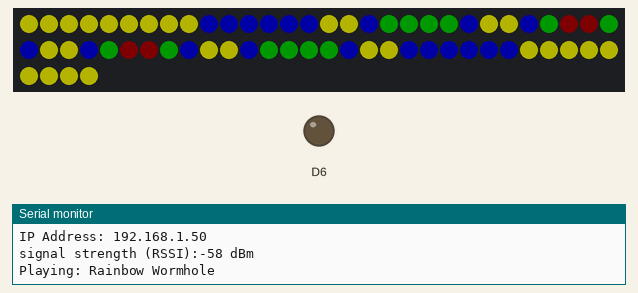
This sketch was run on a simulated Arduino MKR. On the bench: 64 RGB LEDs in strip order, left to right, continuing on the next row, output pins drawn as LEDs (lit = HIGH), the last lines printed to the serial monitor. Dim RGB values are drawn brighter than linear; WiFi joins after 1.5 s; servers stay silent unless stated; uploads are accepted with an empty reply; random numbers use the default seed unless the sketch sets one.

Above: at 11.8 s.
At 15.0 s:
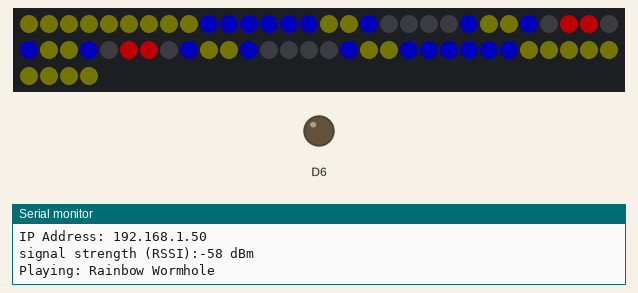
At 17.2 s:
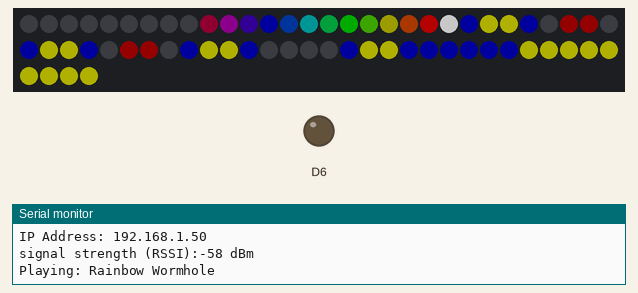
At 18.1 s:
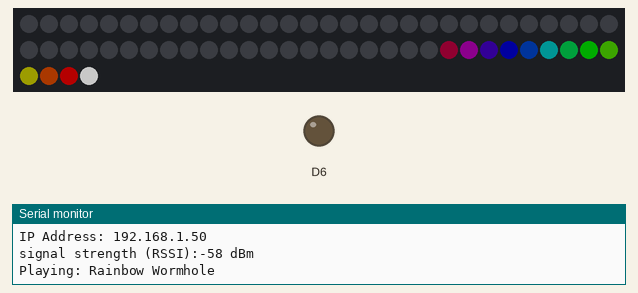
At 29.37 s:
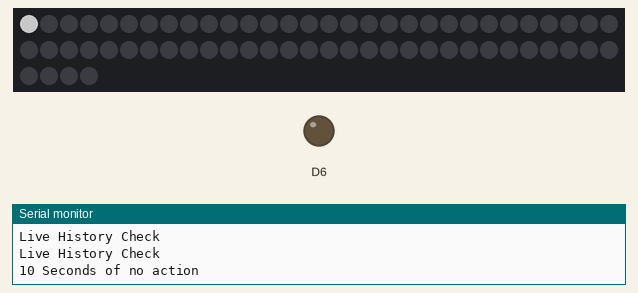
At 30.6 s:
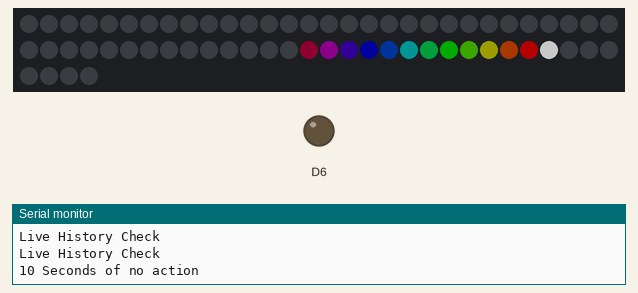

The sketch:

ArdAyte1.2.ino
```cpp
#include <Adafruit_NeoPixel.h>
#ifdef __AVR__
#include <avr/power.h>
#endif
#define PIN            12
#define NUMPIXELS      64
#include <SPI.h>
#include <WiFi101.h>
Adafruit_NeoPixel pixels = Adafruit_NeoPixel(NUMPIXELS, PIN, NEO_GRB + NEO_KHZ800);
WiFiClient client;

static char ssid[] = "2WIRE648";
static char pass[] = "3519464889";
int keyIndex = 0;
int status = WL_IDLE_STATUS;
const char server[] = "pubsub.pubnub.com";    // name address for openweathermap (using DNS)

String oldAyte = "initial";
String displayedAyte;
String oldGal = "initial";
String galAyte;
String text;
String timeStamp = "0";
long int missedUpdateCheck;
long int action;
long int danceTime;
long int galUpdate;
long int galUpdateInterval = 5000;
int endResponse = 0;
int cnt = 0;
int stage = 0;
boolean pixelChat = true;
boolean led6State = true;
boolean checking = false;
boolean startJson = false;
boolean recentAction = true;
boolean blank = true;
boolean galCheck = true;
boolean showOld = false;

//web rgb *0.4, rounded down...
const char r[]={  15,200, 20, 85,  0,   40, 70, 40,130, 100,  10, 40,100, 25, 95,  0 };
const char g[]={  15,200, 40, 75, 70,   40, 20, 20, 0,  40,   70, 25, 70, 25, 120, 0 };
const char b[]={  15,200,100, 11,  0,   40, 15, 70, 0,  0,    70, 15, 80, 40, 25,  0 };

void setup(){
  Serial.begin(115200);
  #if defined (__AVR_ATtiny85__)
  if (F_CPU == 16000000) clock_prescale_set(clock_div_1);
  #endif
  pinMode(6, OUTPUT);
  pixels.begin();

  while ( status != WL_CONNECTED) {
    Serial.print("Attempting connect to SSID..."); Serial.println(ssid); status = WiFi.begin(ssid, pass);
    delay(10000);
  }
  printWifiStatus();
  httpRequest("history"); //TURN BACK INTO ONE!!!
  rainbowWormHole(5000);
  rainbowWipe(20);
  delay(50);
  parseAyte("live");
  missedUpdateCheck = millis();
  action = millis();
  galUpdate = millis();
}


//----------VOID LOOP----------VOID LOOP----------VOID LOOP----------VOID LOOP----------VOID LOOP----------//
void loop (){
  livePixelChat(5);

//  if (!checking && pixelChat) {
//    if (oldAyte != displayedAyte){ Serial.println("---!!!   NEW LIVE AYTE   !!!---");
//      Serial.print("oldAyte:       "); Serial.println(oldAyte);
//      Serial.print("displayedAyte: "); Serial.println(displayedAyte);
//      recentAction = true;
//      missedUpdateCheck = millis();
//      galUpdate = millis();
//      action = millis();
//      stage = 0;
//      //galUpdateInterval = 1000;
//
//    }
//    digitalWrite(6, led6State); led6State = true ? !led6State : false;
//    httpRequest("0");
//    if (timeStamp == ""){ Serial.println("____no TimeStamp___");
//      httpRequest("0"); //delay(50);
//    }
//    httpRequest(timeStamp); //delay(50);
//    oldAyte = displayedAyte;
//    displayedAyte = "";
//  }
//
//  if (pixelChat) { parseAyte("live"); }

  if (millis() - danceTime > 200 && stage == 1){
    randomPixelDanceHalfCourt(200); danceTime = millis();
  }

  if (millis() - galUpdate > galUpdateInterval && galCheck) { Serial.println("Most Recent Gallery Post");
    GalCheck();
    //galUpdateInterval = 1000;
    galUpdate = millis();
  }

  if (millis() - action > 10000 && stage == 0) { Serial.println("10 Seconds of no action");
    rainbowWipe(20);
    //galCheck = false;
    stage = 1;
    galUpdate = millis();
  }

  if (millis() - action > 25000){ Serial.println("25 Sec reset");
    rainbowWipe(20);
    stage = 0;
    danceTime = millis();
    action = millis();
    recentAction = true;
    showOld = true;
    galUpdate = millis();
    missedUpdateCheck = millis();
  }

//  if (millis() - missedUpdateCheck > 2500) { Serial.println("Live History Check");
//    httpRequest("history"); delay(50);
//    missedUpdateCheck = millis();
//  }

}

void livePixelChat(int seconds){ Serial.print("Seconds of ayte stream: "); Serial.println(seconds);
  long int playFor = millis();
  while(millis() - playFor < seconds*1000){
    if (!checking && pixelChat) {
      if (oldAyte != displayedAyte){ Serial.println("---!!!   NEW LIVE AYTE   !!!---");
        Serial.print("oldAyte:       "); Serial.println(oldAyte);
        Serial.print("displayedAyte: "); Serial.println(displayedAyte);
        recentAction = true;
        playFor = millis();


        //missedUpdateCheck = millis();
        //galUpdate = millis();
        //action = millis();
        //playFor = millis();
        //stage = 0;
        //galUpdateInterval = 1000;

      }
      digitalWrite(6, led6State); led6State = true ? !led6State : false;
      httpRequest("0");
      if (timeStamp == ""){ Serial.println("____no TimeStamp___");
        httpRequest("0"); //delay(50);
      }
      httpRequest(timeStamp); //delay(50);
      oldAyte = displayedAyte;
      displayedAyte = "";
    }

    if (pixelChat) { parseAyte("live"); }

    if (millis() - missedUpdateCheck > 1000) { Serial.println("Live History Check");
      httpRequest("history"); delay(50);
      missedUpdateCheck = millis();
    }
  }

}

void GalCheck(){
  httpRequest("gal");
  recentAction = true;
  //if ((oldGal != galAyte) || showOld){ rainbowWipe(20); }
  long int galDelay = millis();
  while(millis() - galDelay < 500){ //50 didn't work...check with cnt count.
    parseAyte("gal");
  }
  if ((oldGal != galAyte) || showOld){  pixels.show(); }
  Serial.print("galAyte:       "); Serial.println(galAyte);
  Serial.print("oldGal:       "); Serial.println(oldGal);
  oldGal = galAyte; galAyte = ""; showOld = false;
}

// ------------------------------------------------------------------------------------------------------------
//
// delay's to remove and test...1(inside new timestamp grab)...2()...3()...
// IDEA the strange thing with displayAyte getting removed... maybe ALSO have a BOOL to check that the 64 char were reached...?
// So... we could say different & 64!

void parseAyte(String ayte){ char c = 0;
  if (client.available()) {
    c = client.read();
    if (c == '{') { startJson = true; }
    if (startJson == true) {
      text += c;
      int x = c-65; //65-to-90 is the upperCase Alphabit ASCII
      if (c+0 >= 64 && c+0 <= 90){
        if(ayte == "live"){ displayedAyte += c; }
        if(ayte == "gal"){ galAyte += c; }
        if (recentAction){ pixels.setPixelColor(cnt, pixels.Color(r[x],g[x],b[x])); }
        cnt+=1;
        if (cnt >= 64){
          client.flush();
          if (recentAction){
            if (ayte != "gal") { pixels.show(); }
            recentAction = false; blank = false;
          }
          text = ""; startJson = false; checking = false; cnt=0;
        }
      }
    }
  }
}

void httpRequest(String timeState) { // this method makes a HTTP connection to the server:
  checking = true;
  client.stop();
  if (client.connect(server, 80)) {
    if(timeState == "gal"){ //Serial.println("gallery request");
      client.println("GET /history/sub-c-f0907bae-1ab6-11e6-9f24-02ee2ddab7fe/gallery1/0/1 HTTP/1.1"); }
    else if (timeState == "history"){ //Serial.println("Live History request");
      client.println("GET /history/sub-c-b3fbc6fa-0bf5-11e6-a8fd-02ee2ddab7fe/1b/0/1 HTTP/1.1"); }
    else { //Serial.println("else 0 or timeStamp request");
      client.println("GET /subscribe/sub-c-b3fbc6fa-0bf5-11e6-a8fd-02ee2ddab7fe/1b/0/" + timeState + " HTTP/1.1"); }
    client.println("Host: pubsub.pubnub.com");
    client.println("User-Agent: ArduinoWiFi/1.1");
    client.println("Connection: close");
    client.println();
  }
  else {
    Serial.println("connection failed");
  }
  if(timeState == "0"){
    char c = 0;
    timeStamp = "";
    delay(50);
    for (int j = 0; j < 1000; j++){//this isn't tieing up because you put a break in....
      c = client.read();
      if (c == '['){
        for (int i = 0; i < 4; i++){ c = client.read(); }
        for (int i = 0; i < 17; i++){
          c = client.read();
          timeStamp += c;
          if (c == ']'){ break;}
        }
      }
    }
    missedUpdateCheck = millis();
    checking = false;
  }
}

void printWifiStatus() { Serial.print("SSID: ");Serial.println(WiFi.SSID());IPAddress ip = WiFi.localIP();
Serial.print("IP Address: "); Serial.println(ip);long rssi = WiFi.RSSI();
Serial.print("signal strength (RSSI):");Serial.print(rssi); Serial.println(" dBm");}

void solid(int r, int g, int b){
  for (int i = 0; i < 64; i++){
    pixels.setPixelColor(i, pixels.Color(r,g,b));
  }
  pixels.show();
}

//---------------------------------------------------------------------------------------------------------//
//----------          ANIMATIONS                                                                 ----------//
//---------------------------------------------------------------------------------------------------------//
void rainbowWipe(int d){
  for (int i = 0; i < 77; i++){
      pixels.setPixelColor(i, pixels.Color(100,100,100));
      pixels.setPixelColor(i-1, pixels.Color(64,0,0)); pixels.setPixelColor(i-2, pixels.Color(45,15,0));
      pixels.setPixelColor(i-3, pixels.Color(28,28,0)); pixels.setPixelColor(i-4, pixels.Color(14,38,0));
      pixels.setPixelColor(i-5, pixels.Color(0,48,0)); pixels.setPixelColor(i-6, pixels.Color(0,32,12));
      pixels.setPixelColor(i-7, pixels.Color(0,20,20)); pixels.setPixelColor(i-8, pixels.Color(0,9,27));
      pixels.setPixelColor(i-9, pixels.Color(0,0,32)); pixels.setPixelColor(i-10, pixels.Color(7,0,21));
      pixels.setPixelColor(i-11, pixels.Color(12,0,12)); pixels.setPixelColor(i-12, pixels.Color(15,0,5));
      pixels.setPixelColor(i-13, pixels.Color(0,0,0));
      pixels.show();
      delay(d);
  }
}

void randomPixelDanceHalfCourt(int d){ //Serial.println("Playing: Random Pixel Dance Half Court");
  for (int i = 0; i < 3; i++){
    int x = random(0,63);
    int r = random(0,90);
    int g = random(0,90);
    int b = random(0,90);
    pixels.setPixelColor(x, pixels.Color(r,g,b)); pixels.show();
    x = random(0,63); pixels.setPixelColor(x, pixels.Color(0,0,0)); pixels.show();
  }
  delay(d);
}

void rainbowWormHole(int aTime){
  Serial.println("Playing: Rainbow Wormhole");
  int level1[] = {27,28,35,36};
  int level2[] = {18,19,20,21,26,29,34,37,42,43,44,45};
  int level3[] = {9,10,11,12,13,14,17,22,25,30,33,38,41,46,49,50,51,52,53,54};
  int level4[] = {0,1,2,3,4,5,6,7,8,15,16,23,24,31,32,39,40,47,48,55,56,57,58,59,60,61,62,63};
  int r = 0;
  int g = 20;
  int b = 40;
  int rg = 60;
  int rd = 1;
  int gd = 1;
  int bd = 1;
  int rgd = 1;

  long int playFor = millis();
  while(millis() - playFor < aTime){

    r+=4*rd; g+=3*gd; b+=2*bd; rg+=1*rgd;

    if(r>=80){rd=rd*-1;}
    if(g>=80){gd=gd*-1;}
    if(b>=80){bd=bd*-1;}
    if(rg>=80){rgd=rgd*-1;}

    if(r<=0){rd=rd*-1;}
    if(g<=0){gd=gd*-1; g=0;}
    if(b<=0){bd=bd*-1;}
    if(rg<=0){rgd=rgd*-1;}


    for (int i = 0; i < 64; i++){
      if (valIn(level1, i, sizeof(level1)/sizeof(int))){
        pixels.setPixelColor(i, pixels.Color(r,0,0));
      }
    }
    for (int i = 0; i < 64; i++){
      if (valIn(level2, i, sizeof(level2)/sizeof(int))){
        pixels.setPixelColor(i, pixels.Color(0,g,0));
      }
    }
    for (int i = 0; i < 64; i++){
      if (valIn(level3, i, sizeof(level3)/sizeof(int))){
        pixels.setPixelColor(i, pixels.Color(0,0,b));
      }
    }
    for (int i = 0; i < 64; i++){
      if (valIn(level4, i, sizeof(level4)/sizeof(int))){
        pixels.setPixelColor(i, pixels.Color(rg,rg,0));
      }
    }
    pixels.show();
    delay(30);
  }

}

boolean valIn(int arr[], int x, int rng){
  for (int i = 0; i < rng; i++){if (arr[i] == x){return true;}}return false;}

void bluePixelWondersThroughHell(){
  Serial.println("Playing: Blue Soul Wonders Through Hell");
}
```
